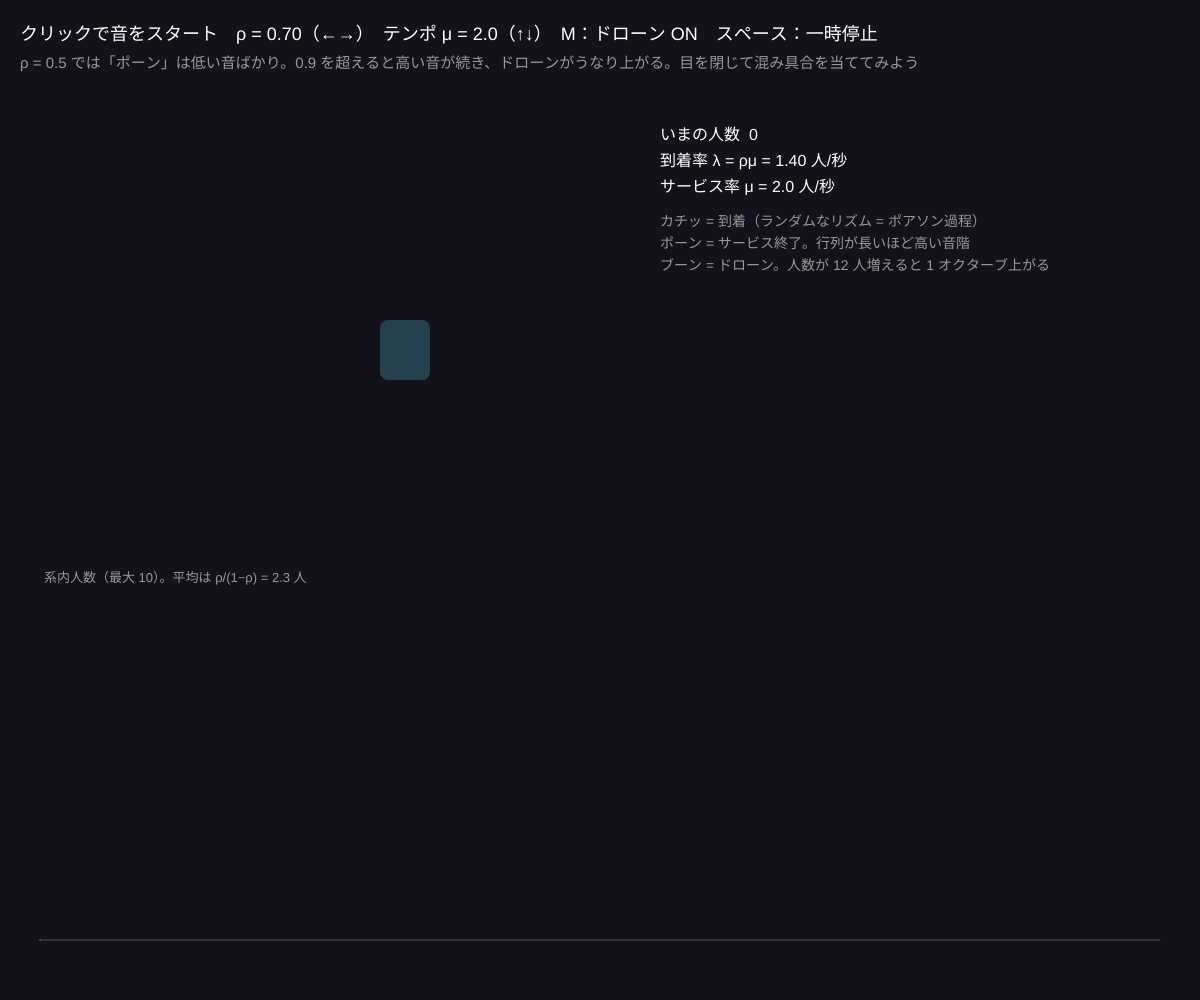
Frame 1 (no input)
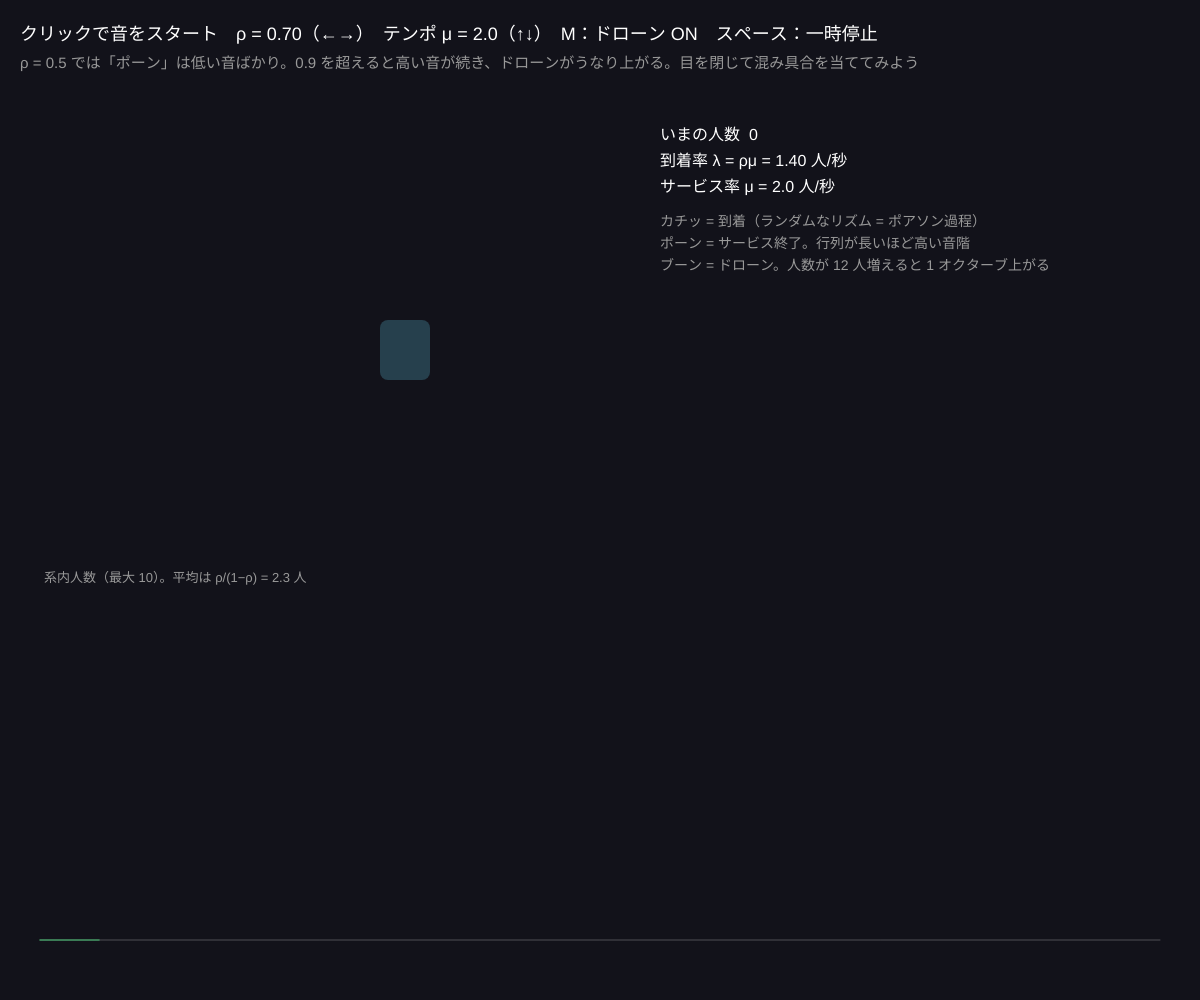
Frame 60 (no input)
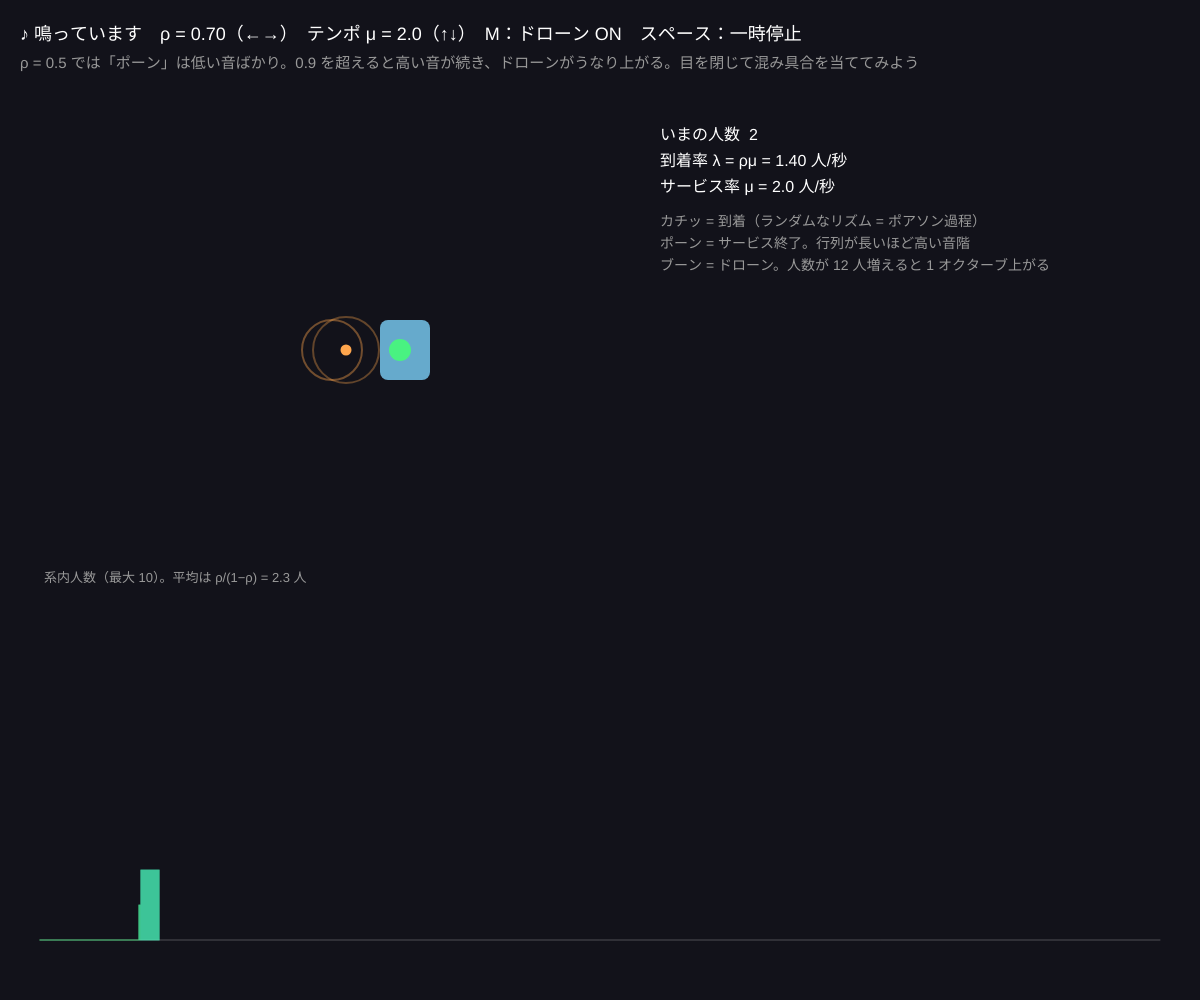
Frame 120 (the mouse pressed at the canvas centre since frame 60)

The p5.js sketch that drew these frames (run headless with seeded random() and noise() and a simulated clock; from frame 60 on, the mouse is pressed at the canvas centre):

// p5.js sketch
// ── sketch.js
// ============================================
// 13 待ち行列を聞く
// M/M/1 待ち行列を音にする：客の到着 = 「カチッ」、サービス終了 = 「ポーン」（行列が長いほど高い音）
//   後ろでずっと鳴る低い音（ドローン）の高さ = いまの系内人数。ρ → 1 にすると、空いた静けさと渋滞のうなりが交互に来る
// クリックで音をスタート / ←→ = ρ / ↑↓ = テンポ（μ）/ M = ドローンの ON/OFF / スペース = 一時停止
// ============================================

let rho = 0.7;             // ★ 利用率
let mu = 2;                // ★ 1 秒あたりのサービス数（テンポ）
let scale5 = [0, 2, 4, 7, 9];   // ★ ペンタトニック（ド レ ミ ソ ラ）
let baseNote = 60;         // ★ いちばん低い音（MIDI ノート番号 60 = ド）
let droneOn = true;
let paused = false;
let t = 0, nextArr, nextDep = Infinity, n = 0, rec = [], rings = [];

function setup() {
  createCanvas(windowWidth, windowHeight);
  colorMode(HSB, 360, 100, 100, 100);
  nextArr = expRand(rho * mu);
}

function maxDots() { return min(60, floor((width * 0.3 - 10) / 14) + 1); }   // 画面の左に収まる点の数

function advance(tEnd) {
  while (min(nextArr, nextDep) <= tEnd) {
    if (nextArr <= nextDep) {
      t = nextArr; n++;
      if (n === 1) nextDep = t + expRand(mu);
      nextArr = t + expRand(rho * mu);
      clickSound(0.25);                                         // ★ 到着の音
      rings.push({ x: width * 0.3 - min(n, maxDots()) * 14, y: height * 0.35, r: 6, hue: 30 });
    } else {
      t = nextDep; n--;
      nextDep = n > 0 ? t + expRand(mu) : Infinity;
      let k = min(n, 14);
      let note = baseNote + 12 * floor(k / 5) + scale5[k % 5];  // ★ 行列の長さ → 音の高さ
      blip(midiHz(note), 0.18, 'triangle');
      rings.push({ x: width * 0.3 + 40, y: height * 0.35, r: 10, hue: 140 + k * 10 });
    }
    if (n > 200) { n = 200; }
  }
  t = tEnd;
}

function draw() {
  background(240, 30, 10);
  if (!paused) advance(t + 1 / 60);
  rec.push(n); if (rec.length > width - 80) rec.shift();
  setDrone(droneOn ? 55 * Math.pow(2, min(n, 30) / 12) : 55, droneOn ? min(0.12, 0.02 + n * 0.006) : 0);

  // 窓口と行列
  let qx = width * 0.3, qy = height * 0.35;
  noStroke(); fill(200, 50, n > 0 ? 80 : 30); rect(qx + 20, qy - 30, 50, 60, 8);
  if (n > 0) { fill(140, 70, 95); circle(qx + 40, qy, 22); }
  for (let i = 1; i < min(n, maxDots()); i++) { fill(30, 70, 100); circle(qx - i * 14, qy, 11); }
  if (n > maxDots()) { fill(0, 80, 100); textSize(13); text('+' + (n - maxDots()), 6, qy - 14); }
  // 音の波紋
  noFill();
  for (let r of rings) { stroke(r.hue, 70, 100, 100 - r.r); strokeWeight(2); circle(r.x, r.y, r.r); r.r += 3; }
  rings = rings.filter((r) => r.r < 100);
  if (rings.length > 120) rings.splice(0, rings.length - 120);

  // 系内人数の記録（色 = 音の高さ）
  let gy = height - 60, gh = height * 0.35, top = max(10, ...rec);
  stroke(0, 0, 100, 25); strokeWeight(1); line(40, gy, width - 40, gy);
  for (let i = 0; i < rec.length; i++) { stroke(140 + min(rec[i], 14) * 10, 70, 100); line(40 + i, gy, 40 + i, gy - rec[i] / top * gh); }
  noStroke(); fill(0, 0, 60); textSize(13);
  text('系内人数（最大 ' + top + '）。平均は ρ/(1−ρ) = ' + nf(rho / (1 - rho), 1, 1) + ' 人', 44, gy - gh - 8);

  // 説明
  fill(0, 0, 100); textSize(16);
  let tx = width * 0.55, ty = 140;
  text('いまの人数  ' + n, tx, ty);
  text('到着率 λ = ρμ = ' + nf(rho * mu, 1, 2) + ' 人/秒', tx, ty + 26);
  text('サービス率 μ = ' + nf(mu, 1, 1) + ' 人/秒', tx, ty + 52);
  fill(0, 0, 60); textSize(14);
  text('カチッ = 到着（ランダムなリズム = ポアソン過程）', tx, ty + 86);
  text('ポーン = サービス終了。行列が長いほど高い音階', tx, ty + 108);
  text('ブーン = ドローン。人数が 12 人増えると 1 オクターブ上がる', tx, ty + 130);

  fill(0, 0, 100); textSize(18);
  text((audioCtx ? '♪ 鳴っています' : 'クリックで音をスタート') + '　ρ = ' + nf(rho, 1, 2) + '（←→）　テンポ μ = ' + nf(mu, 1, 1) + '（↑↓）　M：ドローン ' + (droneOn ? 'ON' : 'off') + '　スペース：' + (paused ? '再開' : '一時停止'), 20, 40);
  fill(0, 0, 60); textSize(15);
  text('ρ = 0.5 では「ポーン」は低い音ばかり。0.9 を超えると高い音が続き、ドローンがうなり上がる。目を閉じて混み具合を当ててみよう', 20, 68);
}

function mousePressed() { startAudio(); }
function keyPressed() {
  startAudio();
  if (key === RIGHT_ARROW) rho = min(0.98, rho + 0.05);
  if (key === LEFT_ARROW) rho = max(0.1, rho - 0.05);
  if (key === UP_ARROW) mu = min(8, mu + 0.5);
  if (key === DOWN_ARROW) mu = max(0.5, mu - 0.5);
  rho = round(rho * 100) / 100;
  if (key === RIGHT_ARROW || key === LEFT_ARROW || key === UP_ARROW || key === DOWN_ARROW) nextArr = t + expRand(rho * mu);
  if (key === 'm' || key === 'M') droneOn = !droneOn;
  if (key === ' ') paused = !paused;
}

// ---------- やってみよう ----------
// 1. ρ = 0.5 と 0.95 を交互に聞く。音だけで区別できる？ 友達に当ててもらう
// 2. サービス時間を一定（1 / mu）に変えると「ポーン」のリズムが規則的になる。行列の音はどう変わる？（08）
// 3. 到着の音を、到着した客の待ち時間で変える（長く待ちそうなら低い音）
// 4. 窓口を 2 つにして左右のスピーカーに分ける（StereoPanner を使う）

// ==================================================
// ここから下は「音を鳴らすための道具」
// ==================================================
let audioCtx, masterOut, drone;
function startAudio() {
  if (!audioCtx) {
    audioCtx = new AudioContext();
    masterOut = audioCtx.createDynamicsCompressor();
    masterOut.connect(audioCtx.destination);
    let o = audioCtx.createOscillator(), f = audioCtx.createBiquadFilter(), g = audioCtx.createGain();
    o.type = 'sawtooth'; o.frequency.value = 55;
    f.type = 'lowpass'; f.frequency.value = 500;
    g.gain.value = 0;
    o.connect(f); f.connect(g); g.connect(masterOut); o.start();
    drone = { o, g };
  }
  audioCtx.resume();
}
// 平均 1/rate の指数分布の乱数（次の到着・サービス終了までの時間）
function expRand(rate) { return -Math.log(1 - Math.random()) / rate; }
function midiHz(m) { return 440 * Math.pow(2, (m - 69) / 12); }
// 短い音（ポーン）
function blip(freq, vol, type) {
  if (!audioCtx) return;
  let now = audioCtx.currentTime, o = audioCtx.createOscillator(), g = audioCtx.createGain();
  o.type = type || 'sine'; o.frequency.value = freq;
  g.gain.setValueAtTime(0.0001, now);
  g.gain.exponentialRampToValueAtTime(vol, now + 0.01);
  g.gain.exponentialRampToValueAtTime(0.0001, now + 0.35);
  o.connect(g); g.connect(masterOut); o.start(now); o.stop(now + 0.4);
}
// カチッという短いノイズ
function clickSound(vol) {
  if (!audioCtx) return;
  let len = Math.floor(audioCtx.sampleRate * 0.02);
  let buf = audioCtx.createBuffer(1, len, audioCtx.sampleRate), d = buf.getChannelData(0);
  for (let i = 0; i < len; i++) d[i] = (Math.random() * 2 - 1) * Math.pow(1 - i / len, 3);
  let src = audioCtx.createBufferSource(), hp = audioCtx.createBiquadFilter(), g = audioCtx.createGain();
  hp.type = 'highpass'; hp.frequency.value = 2000; g.gain.value = vol;
  src.buffer = buf; src.connect(hp); hp.connect(g); g.connect(masterOut); src.start();
}
// ドローンの高さと大きさ
function setDrone(freq, vol) {
  if (!drone) return;
  let now = audioCtx.currentTime;
  drone.o.frequency.setTargetAtTime(freq, now, 0.1);
  drone.g.gain.setTargetAtTime(vol, now, 0.1);
}
